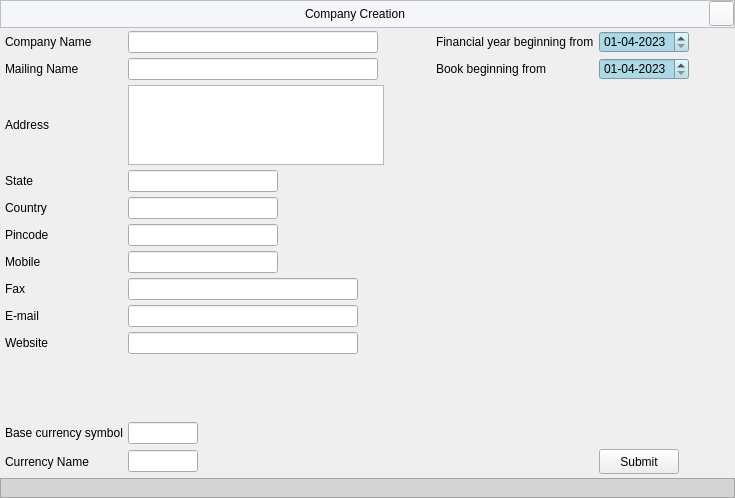
<?xml version="1.0" encoding="UTF-8"?>
<ui version="4.0">
 <class>MainWindow</class>
 <widget class="QMainWindow" name="MainWindow">
  <property name="geometry">
   <rect>
    <x>0</x>
    <y>0</y>
    <width>735</width>
    <height>478</height>
   </rect>
  </property>
  <property name="windowTitle">
   <string>Company</string>
  </property>
  <property name="styleSheet">
   <string notr="true"/>
  </property>
  <widget class="QWidget" name="centralwidget">
   <layout class="QGridLayout" name="gridLayout">
    <property name="leftMargin">
     <number>0</number>
    </property>
    <property name="topMargin">
     <number>0</number>
    </property>
    <property name="rightMargin">
     <number>0</number>
    </property>
    <property name="bottomMargin">
     <number>0</number>
    </property>
    <property name="spacing">
     <number>0</number>
    </property>
    <item row="0" column="0">
     <widget class="QFrame" name="fheader">
      <property name="minimumSize">
       <size>
        <width>0</width>
        <height>28</height>
       </size>
      </property>
      <property name="maximumSize">
       <size>
        <width>16777215</width>
        <height>28</height>
       </size>
      </property>
      <property name="styleSheet">
       <string notr="true">background-color:#f5f6fa;
font: 63 11pt &quot;Segoe UI Semibold&quot;;
color:#000000</string>
      </property>
      <property name="frameShape">
       <enum>QFrame::StyledPanel</enum>
      </property>
      <property name="frameShadow">
       <enum>QFrame::Raised</enum>
      </property>
      <layout class="QGridLayout" name="gridLayout_3">
       <property name="leftMargin">
        <number>0</number>
       </property>
       <property name="topMargin">
        <number>0</number>
       </property>
       <property name="rightMargin">
        <number>0</number>
       </property>
       <property name="bottomMargin">
        <number>0</number>
       </property>
       <property name="spacing">
        <number>0</number>
       </property>
       <item row="0" column="0">
        <widget class="QLabel" name="lbCompanyCreation">
         <property name="styleSheet">
          <string notr="true"/>
         </property>
         <property name="text">
          <string>Company Creation</string>
         </property>
         <property name="alignment">
          <set>Qt::AlignCenter</set>
         </property>
        </widget>
       </item>
       <item row="0" column="1">
        <widget class="QPushButton" name="pbClose">
         <property name="minimumSize">
          <size>
           <width>25</width>
           <height>25</height>
          </size>
         </property>
         <property name="maximumSize">
          <size>
           <width>25</width>
           <height>25</height>
          </size>
         </property>
         <property name="styleSheet">
          <string notr="true">QPushButton::hover{

background-color: #9a9a9a

}</string>
         </property>
         <property name="text">
          <string/>
         </property>
         <property name="icon">
          <iconset>
           <normaloff>:/newPrefix/icons/x.svg</normaloff>:/newPrefix/icons/x.svg</iconset>
         </property>
         <property name="iconSize">
          <size>
           <width>20</width>
           <height>20</height>
          </size>
         </property>
        </widget>
       </item>
      </layout>
     </widget>
    </item>
    <item row="3" column="0">
     <widget class="QFrame" name="ffooter">
      <property name="minimumSize">
       <size>
        <width>0</width>
        <height>20</height>
       </size>
      </property>
      <property name="maximumSize">
       <size>
        <width>16777215</width>
        <height>30</height>
       </size>
      </property>
      <property name="styleSheet">
       <string notr="true">background-color: rgb(212, 212, 212);
font: 63 11pt &quot;Segoe UI Semibold&quot;;
color:#000000</string>
      </property>
      <property name="frameShape">
       <enum>QFrame::StyledPanel</enum>
      </property>
      <property name="frameShadow">
       <enum>QFrame::Raised</enum>
      </property>
     </widget>
    </item>
    <item row="1" column="0">
     <widget class="QWidget" name="widget" native="true">
      <property name="styleSheet">
       <string notr="true"/>
      </property>
      <layout class="QGridLayout" name="gridLayout_2">
       <property name="leftMargin">
        <number>5</number>
       </property>
       <property name="topMargin">
        <number>3</number>
       </property>
       <property name="rightMargin">
        <number>0</number>
       </property>
       <property name="bottomMargin">
        <number>4</number>
       </property>
       <property name="spacing">
        <number>5</number>
       </property>
       <item row="3" column="0">
        <widget class="QLabel" name="label_5">
         <property name="styleSheet">
          <string notr="true"/>
         </property>
         <property name="text">
          <string>State</string>
         </property>
        </widget>
       </item>
       <item row="9" column="0">
        <widget class="QLabel" name="label_11">
         <property name="styleSheet">
          <string notr="true"/>
         </property>
         <property name="text">
          <string>Website</string>
         </property>
        </widget>
       </item>
       <item row="1" column="2">
        <widget class="Line" name="line_4">
         <property name="minimumSize">
          <size>
           <width>5</width>
           <height>0</height>
          </size>
         </property>
         <property name="styleSheet">
          <string notr="true">background-color:transparent</string>
         </property>
         <property name="orientation">
          <enum>Qt::Horizontal</enum>
         </property>
        </widget>
       </item>
       <item row="9" column="1">
        <widget class="QLineEdit" name="leWebsite">
         <property name="maximumSize">
          <size>
           <width>230</width>
           <height>16777215</height>
          </size>
         </property>
        </widget>
       </item>
       <item row="8" column="0">
        <widget class="QLabel" name="label_10">
         <property name="styleSheet">
          <string notr="true"/>
         </property>
         <property name="text">
          <string>E-mail</string>
         </property>
        </widget>
       </item>
       <item row="0" column="1">
        <widget class="QLineEdit" name="leComapnyName">
         <property name="sizePolicy">
          <sizepolicy hsizetype="Expanding" vsizetype="Fixed">
           <horstretch>0</horstretch>
           <verstretch>0</verstretch>
          </sizepolicy>
         </property>
         <property name="maximumSize">
          <size>
           <width>250</width>
           <height>16777215</height>
          </size>
         </property>
        </widget>
       </item>
       <item row="12" column="1">
        <widget class="QLineEdit" name="leCurrencySymbol">
         <property name="maximumSize">
          <size>
           <width>70</width>
           <height>16777215</height>
          </size>
         </property>
        </widget>
       </item>
       <item row="1" column="1">
        <widget class="QLineEdit" name="leMailingName">
         <property name="sizePolicy">
          <sizepolicy hsizetype="Expanding" vsizetype="Fixed">
           <horstretch>0</horstretch>
           <verstretch>0</verstretch>
          </sizepolicy>
         </property>
         <property name="maximumSize">
          <size>
           <width>250</width>
           <height>16777215</height>
          </size>
         </property>
        </widget>
       </item>
       <item row="11" column="0" colspan="2">
        <widget class="Line" name="line">
         <property name="styleSheet">
          <string notr="true">background-color: transparent;</string>
         </property>
         <property name="orientation">
          <enum>Qt::Horizontal</enum>
         </property>
        </widget>
       </item>
       <item row="4" column="1">
        <widget class="QLineEdit" name="leCountry">
         <property name="maximumSize">
          <size>
           <width>150</width>
           <height>16777215</height>
          </size>
         </property>
        </widget>
       </item>
       <item row="1" column="5">
        <widget class="Line" name="line_2">
         <property name="styleSheet">
          <string notr="true">background-color:transparent</string>
         </property>
         <property name="orientation">
          <enum>Qt::Horizontal</enum>
         </property>
        </widget>
       </item>
       <item row="13" column="4">
        <widget class="QPushButton" name="pbSubmit">
         <property name="sizePolicy">
          <sizepolicy hsizetype="Fixed" vsizetype="Fixed">
           <horstretch>0</horstretch>
           <verstretch>0</verstretch>
          </sizepolicy>
         </property>
         <property name="minimumSize">
          <size>
           <width>80</width>
           <height>25</height>
          </size>
         </property>
         <property name="styleSheet">
          <string notr="true"/>
         </property>
         <property name="text">
          <string>Submit</string>
         </property>
        </widget>
       </item>
       <item row="5" column="0">
        <widget class="QLabel" name="label_7">
         <property name="styleSheet">
          <string notr="true"/>
         </property>
         <property name="text">
          <string>Pincode</string>
         </property>
        </widget>
       </item>
       <item row="1" column="0">
        <widget class="QLabel" name="label_3">
         <property name="styleSheet">
          <string notr="true"/>
         </property>
         <property name="text">
          <string>Mailing Name</string>
         </property>
        </widget>
       </item>
       <item row="6" column="0">
        <widget class="QLabel" name="label_8">
         <property name="styleSheet">
          <string notr="true"/>
         </property>
         <property name="text">
          <string>Mobile</string>
         </property>
        </widget>
       </item>
       <item row="2" column="0">
        <widget class="QLabel" name="label_4">
         <property name="styleSheet">
          <string notr="true"/>
         </property>
         <property name="text">
          <string>Address</string>
         </property>
        </widget>
       </item>
       <item row="0" column="0">
        <widget class="QLabel" name="label_2">
         <property name="styleSheet">
          <string notr="true"/>
         </property>
         <property name="text">
          <string>Company Name</string>
         </property>
        </widget>
       </item>
       <item row="10" column="0">
        <widget class="Line" name="line_3">
         <property name="minimumSize">
          <size>
           <width>0</width>
           <height>50</height>
          </size>
         </property>
         <property name="styleSheet">
          <string notr="true">background-color:transparent</string>
         </property>
         <property name="orientation">
          <enum>Qt::Vertical</enum>
         </property>
        </widget>
       </item>
       <item row="1" column="4">
        <widget class="QDateEdit" name="deBookYear">
         <property name="minimumSize">
          <size>
           <width>90</width>
           <height>0</height>
          </size>
         </property>
         <property name="styleSheet">
          <string notr="true">QDateEdit{
background-color: rgb(173, 216, 230);
}

QDateEdit::hover{
background-color:rgb(173, 216, 230);
color:#000000
border: none;
}</string>
         </property>
         <property name="currentSection">
          <enum>QDateTimeEdit::DaySection</enum>
         </property>
         <property name="displayFormat">
          <string>dd-MM-yyyy</string>
         </property>
         <property name="date">
          <date>
           <year>2023</year>
           <month>4</month>
           <day>1</day>
          </date>
         </property>
        </widget>
       </item>
       <item row="6" column="1">
        <widget class="QLineEdit" name="leMobile">
         <property name="maximumSize">
          <size>
           <width>150</width>
           <height>16777215</height>
          </size>
         </property>
         <property name="maxLength">
          <number>10</number>
         </property>
        </widget>
       </item>
       <item row="1" column="3">
        <widget class="QLabel" name="label_13">
         <property name="styleSheet">
          <string notr="true"/>
         </property>
         <property name="text">
          <string>Book beginning from</string>
         </property>
        </widget>
       </item>
       <item row="12" column="0">
        <widget class="QLabel" name="label_14">
         <property name="styleSheet">
          <string notr="true"/>
         </property>
         <property name="text">
          <string>Base currency symbol</string>
         </property>
        </widget>
       </item>
       <item row="5" column="1">
        <widget class="QLineEdit" name="lePincode">
         <property name="maximumSize">
          <size>
           <width>150</width>
           <height>16777215</height>
          </size>
         </property>
        </widget>
       </item>
       <item row="0" column="3">
        <widget class="QLabel" name="label_12">
         <property name="styleSheet">
          <string notr="true"/>
         </property>
         <property name="text">
          <string>Financial year beginning from</string>
         </property>
        </widget>
       </item>
       <item row="4" column="0">
        <widget class="QLabel" name="label_6">
         <property name="styleSheet">
          <string notr="true"/>
         </property>
         <property name="text">
          <string>Country</string>
         </property>
        </widget>
       </item>
       <item row="3" column="1">
        <widget class="QLineEdit" name="leState">
         <property name="maximumSize">
          <size>
           <width>150</width>
           <height>16777215</height>
          </size>
         </property>
        </widget>
       </item>
       <item row="0" column="4">
        <widget class="QDateEdit" name="deFYDate">
         <property name="minimumSize">
          <size>
           <width>90</width>
           <height>0</height>
          </size>
         </property>
         <property name="styleSheet">
          <string notr="true">QDateEdit{
background-color: rgb(173, 216, 230);
}

QDateEdit::hover{
background-color:rgb(173, 216, 230);
color:#000000
border: none;
}</string>
         </property>
         <property name="currentSection">
          <enum>QDateTimeEdit::DaySection</enum>
         </property>
         <property name="displayFormat">
          <string>dd-MM-yyyy</string>
         </property>
         <property name="currentSectionIndex">
          <number>0</number>
         </property>
         <property name="date">
          <date>
           <year>2023</year>
           <month>4</month>
           <day>1</day>
          </date>
         </property>
        </widget>
       </item>
       <item row="13" column="1">
        <widget class="QLineEdit" name="leFormalName">
         <property name="maximumSize">
          <size>
           <width>70</width>
           <height>16777215</height>
          </size>
         </property>
        </widget>
       </item>
       <item row="13" column="0">
        <widget class="QLabel" name="label_15">
         <property name="styleSheet">
          <string notr="true"/>
         </property>
         <property name="text">
          <string>Currency Name</string>
         </property>
        </widget>
       </item>
       <item row="2" column="1">
        <widget class="QPlainTextEdit" name="ptAddress">
         <property name="sizePolicy">
          <sizepolicy hsizetype="Fixed" vsizetype="Fixed">
           <horstretch>0</horstretch>
           <verstretch>0</verstretch>
          </sizepolicy>
         </property>
         <property name="minimumSize">
          <size>
           <width>0</width>
           <height>0</height>
          </size>
         </property>
         <property name="maximumSize">
          <size>
           <width>300</width>
           <height>80</height>
          </size>
         </property>
        </widget>
       </item>
       <item row="7" column="0">
        <widget class="QLabel" name="label_9">
         <property name="styleSheet">
          <string notr="true"/>
         </property>
         <property name="text">
          <string>Fax</string>
         </property>
        </widget>
       </item>
       <item row="7" column="1">
        <widget class="QLineEdit" name="leFax">
         <property name="maximumSize">
          <size>
           <width>230</width>
           <height>16777215</height>
          </size>
         </property>
        </widget>
       </item>
       <item row="8" column="1">
        <widget class="QLineEdit" name="leEmail">
         <property name="maximumSize">
          <size>
           <width>230</width>
           <height>16777215</height>
          </size>
         </property>
        </widget>
       </item>
      </layout>
     </widget>
    </item>
   </layout>
  </widget>
 </widget>
 <tabstops>
  <tabstop>leComapnyName</tabstop>
  <tabstop>leMailingName</tabstop>
  <tabstop>ptAddress</tabstop>
  <tabstop>leState</tabstop>
  <tabstop>leCountry</tabstop>
  <tabstop>lePincode</tabstop>
  <tabstop>leMobile</tabstop>
  <tabstop>leFax</tabstop>
  <tabstop>leEmail</tabstop>
  <tabstop>leWebsite</tabstop>
  <tabstop>leCurrencySymbol</tabstop>
  <tabstop>leFormalName</tabstop>
  <tabstop>deFYDate</tabstop>
  <tabstop>deBookYear</tabstop>
  <tabstop>pbSubmit</tabstop>
  <tabstop>pbClose</tabstop>
 </tabstops>
 <resources>
  <include location="../icons/icons.qrc"/>
 </resources>
 <connections/>
</ui>
